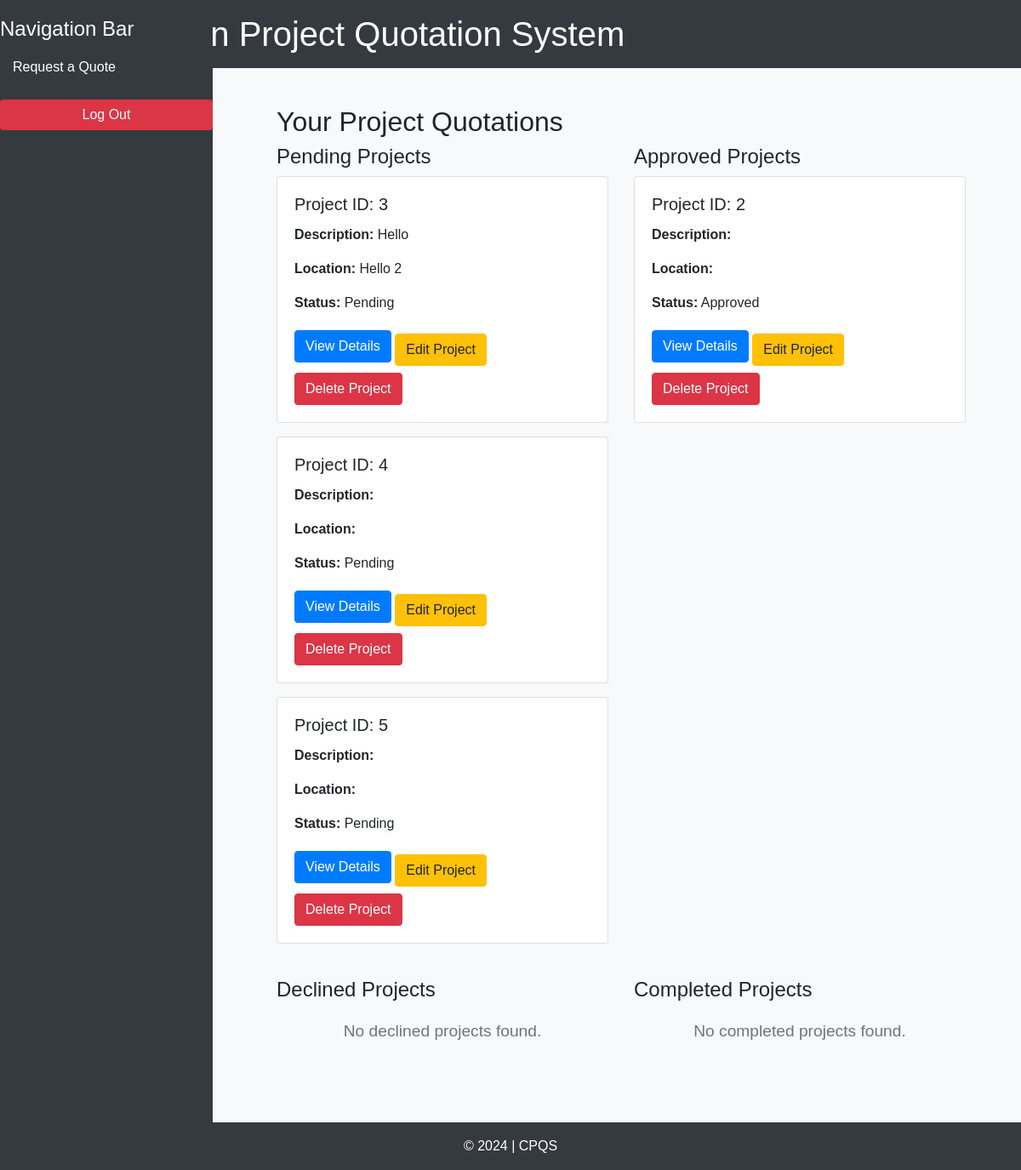
Screenshot of /project_list/ (signed in) with the database file from the repository.
### quotations/models.py (models this page shows, shortened)
class Project(models.Model):
    STATUS_CHOICES = [
        ("Pending", "Pending"),
        ("Approved", "Approved"),
        ("Declined", "Declined"),
        ("Completed", "Completed"),
    ]
    name = models.CharField(max_length=100)
    description = models.CharField(max_length=100)
    location = models.CharField(max_length=100)
    start_date = models.DateField(default=datetime.date.today)
    end_date = models.DateField(blank=True, null=True)
    user = models.ForeignKey(User, on_delete=models.CASCADE, related_name="projects")
    status = models.CharField(
        max_length=20, choices=STATUS_CHOICES, default="pending", blank=True, null=True
    )
    created_at = models.DateTimeField(auto_now_add=True)
    updated_at = models.DateTimeField(auto_now=True)

### quotations/views.py (the view)
# urls.py: path("project_list/", views.project_list, name="project_list"),
@login_required
def project_list(request):
    projects = {
        "pendings": Project.objects.filter(status="Pending"),
        "approved": Project.objects.filter(status="Approved"),
        "declined": Project.objects.filter(status="Declined"),
        "completed": Project.objects.filter(status="Completed"),
    }
    return render(request, "project_list.html", {"projects": projects})

### templates/project_list.html (shortened to what this page needs)
{% extends "quotations/base.html" %}
{% load static %}
{% block content %}
<div class="sidebar">
    <h4>Navigation Bar</h4>
    <a href="{% url 'create_quotation' %}">Request a Quote</a>
    <form action="{% url 'logout' %}" method="post" class="mt-3">
        <button type="submit" class="btn btn-danger btn-block" style="background-color: #dc3545; border: none;">Log Out</button>
    </form>
</div>
<div class="content">
    <h2>Your Project Quotations</h2>
    <div class="row">
        <div class="col-md-6 mb-4">
            <h4>Pending Projects</h4>
            {% if projects.pendings %}
                {% for project in projects.pendings %}
                    <div class="card mb-3">
                        <div class="card-body">
                            <h5 class="card-title">Project ID: {{ project.id }}</h5>
                            <p class="card-text"><strong>Description:</strong> {{ project.description }}</p>
                            <p class="card-text"><strong>Location:</strong> {{ project.location }}</p>
                            <p class="card-text"><strong>Status:</strong> {{ project.status }}</p>
                            <a href="{% url 'project_detail' project.id %}" class="btn btn-primary">View Details</a>
                            {% if user.is_superuser %}
                                <a href="{% url 'edit_project' project.id %}" class="btn btn-warning mt-2">Edit Project</a>
                                <a href="#" class="btn btn-danger mt-2">Delete Project</a>
                            {% endif %}
                        </div>
                    </div>
                {% endfor %}
            {% else %}
                <div class="no-projects">No pending projects found.</div>
            {% endif %}
        </div>
        <div class="col-md-6 mb-4">
            <h4>Approved Projects</h4>
            {% if projects.approved %}
                {% for project in projects.approved %}
                    <div class="card mb-3">
                        <div class="card-body">
                            <h5 class="card-title">Project ID: {{ project.id }}</h5>
                            <p class="card-text"><strong>Description:</strong> {{ project.description }}</p>
                            <p class="card-text"><strong>Location:</strong> {{ project.location }}</p>
                            <p class="card-text"><strong>Status:</strong> {{ project.status }}</p>
                            <a href="{% url 'project_detail' project.id %}" class="btn btn-primary">View Details</a>
                            {% if user.is_superuser %}
                                <a href="{% url 'edit_project' project.id %}" class="btn btn-warning mt-2">Edit Project</a>
                                <a href="#" class="btn btn-danger mt-2">Delete Project</a>
                            {% endif %}
                        </div>
                    </div>
                {% endfor %}
            {% else %}
                <div class="no-projects">No approved projects found.</div>
            {% endif %}
        </div>
        <div class ="col-md-6 mb-4">
            <h4>Declined Projects</h4>
            {% if projects.declined %}
                {% for project in projects.declined %}
                    <div class="card mb-3">
                        <div class="card-body">
                            <h5 class="card-title">Project ID: {{ project.id }}</h5>
                            <p class="card-text"><strong>Description:</strong> {{ project.description }}</p>
                            <p class="card-text"><strong>Location:</strong> {{ project.location }}</p>
                            <p class="card-text"><strong>Status:</strong> {{ project.status }}</p>
                            <a href="{% url 'project_detail' project.id %}" class="btn btn-primary">View Details</a>
                            {% if user.is_superuser %}
                                <a href="{% url 'edit_project' project.id %}" class="btn btn-warning mt-2">Edit Project</a>
                                <a href="#" class="btn btn-danger mt-2">Delete Project</a>
                            {% endif %}
                        </div>
                    </div>
                {% endfor %}
            {% else %}
                <div class="no-projects">No declined projects found.</div>
            {% endif %}
        </div>
        <div class="col-md-6 mb-4">
            <h4>Completed Projects</h4>
            {% if projects.completed %}
                {% for project in projects.completed %}
                    <div class="card mb-3">
                        <div class="card-body">
                            <h5 class="card-title">Project ID: {{ project.id }}</h5>
                            <p class="card-text"><strong>Description:</strong> {{ project.description }}</p>
                            <p class="card-text"><strong>Location:</strong> {{ project.location }}</p>
                            <p class="card-text"><strong>Status:</strong> {{ project.status }}</p>
                            <a href="{% url 'project_detail' project.id %}" class="btn btn-primary">View Details</a>
                            {% if user.is_superuser %}
                                <a href="{% url 'edit_project' project.id %}" class="btn btn-warning mt-2">Edit Project</a>
                                <a href="#" class="btn btn-danger mt-2">Delete Project</a>
                            {% endif %}
                        </div>
                    </div>
                {% endfor %}
            {% else %}
                <div class="no-projects">No completed projects found.</div>
            {% endif %}
        </div>
    </div>
</div>
{% endblock %}

### templates/project_list.html (style rules this page uses)
body { background-color: #f8f9fa; font-family: Arial, sans-serif; }
.sidebar { position: fixed; top: 0; left: 0; height: 100%; width: 250px; background-color: #343a40; padding-top: 20px; color: white; }
.sidebar a { padding: 10px 15px; text-decoration: none; color: white; display: block; }
.content { margin-left: 260px; padding: 20px; }
.card { transition: transform 0.2s; }
.no-projects { text-align: center; margin-top: 20px; font-size: 1.2em; color: #6c757d; }

### rows the page displays
Project: id "3", description "Hello", location "Hello 2", status "Pending"
Project: id "4", status "Pending"
Project: id "5", status "Pending"
Project: id "2", status "Approved"
